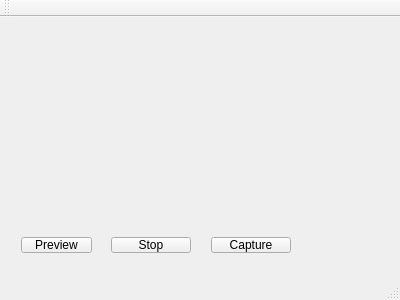
<?xml version="1.0" encoding="UTF-8"?>
<ui version="4.0">
 <class>MainWindow</class>
 <widget class="QMainWindow" name="MainWindow">
  <property name="geometry">
   <rect>
    <x>0</x>
    <y>0</y>
    <width>400</width>
    <height>300</height>
   </rect>
  </property>
  <property name="windowTitle">
   <string>videotest2</string>
  </property>
  <widget class="QWidget" name="centralWidget">
   <layout class="QGridLayout" name="gridLayout">
    <item row="0" column="0">
     <widget class="QQtWidget" name="qqtwidget"/>
    </item>
    <item row="0" column="1">
     <widget class="QQtWidget" name="qqtwidget_2"/>
    </item>
    <item row="1" column="0" colspan="2">
     <widget class="QWidget" name="widget_2" native="true">
      <property name="maximumSize">
       <size>
        <width>16777215</width>
        <height>40</height>
       </size>
      </property>
      <widget class="QPushButton" name="pushButton">
       <property name="geometry">
        <rect>
         <x>10</x>
         <y>10</y>
         <width>71</width>
         <height>16</height>
        </rect>
       </property>
       <property name="text">
        <string>Preview</string>
       </property>
      </widget>
      <widget class="QPushButton" name="pushButton_2">
       <property name="geometry">
        <rect>
         <x>100</x>
         <y>10</y>
         <width>80</width>
         <height>16</height>
        </rect>
       </property>
       <property name="text">
        <string>Stop</string>
       </property>
      </widget>
      <widget class="QPushButton" name="pushButton_3">
       <property name="geometry">
        <rect>
         <x>200</x>
         <y>10</y>
         <width>80</width>
         <height>16</height>
        </rect>
       </property>
       <property name="text">
        <string>Capture</string>
       </property>
      </widget>
     </widget>
    </item>
   </layout>
  </widget>
  <widget class="QMenuBar" name="menuBar">
   <property name="geometry">
    <rect>
     <x>0</x>
     <y>0</y>
     <width>400</width>
     <height>17</height>
    </rect>
   </property>
  </widget>
  <widget class="QToolBar" name="mainToolBar">
   <attribute name="toolBarArea">
    <enum>TopToolBarArea</enum>
   </attribute>
   <attribute name="toolBarBreak">
    <bool>false</bool>
   </attribute>
  </widget>
  <widget class="QStatusBar" name="statusBar"/>
 </widget>
 <layoutdefault spacing="6" margin="11"/>
 <customwidgets>
  <customwidget>
   <class>QQtWidget</class>
   <extends>QWidget</extends>
   <header>qqtwidget.h</header>
  </customwidget>
 </customwidgets>
 <resources/>
 <connections/>
</ui>
